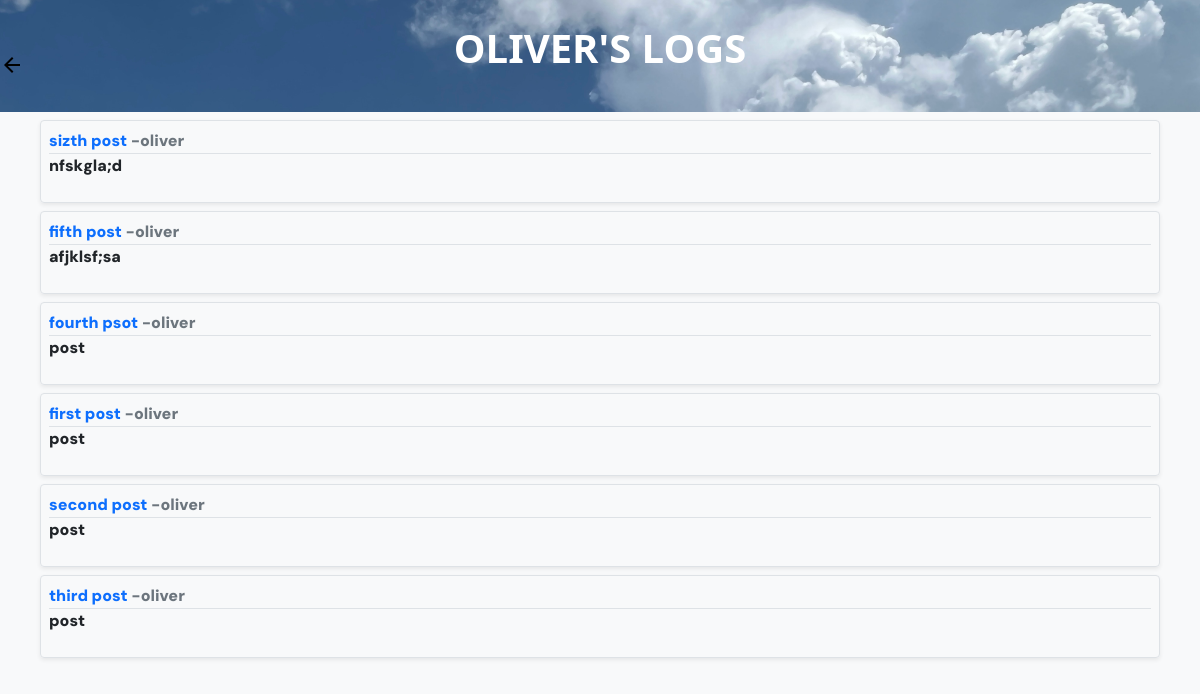
Page /posts/oliver/ on the earlier database version.
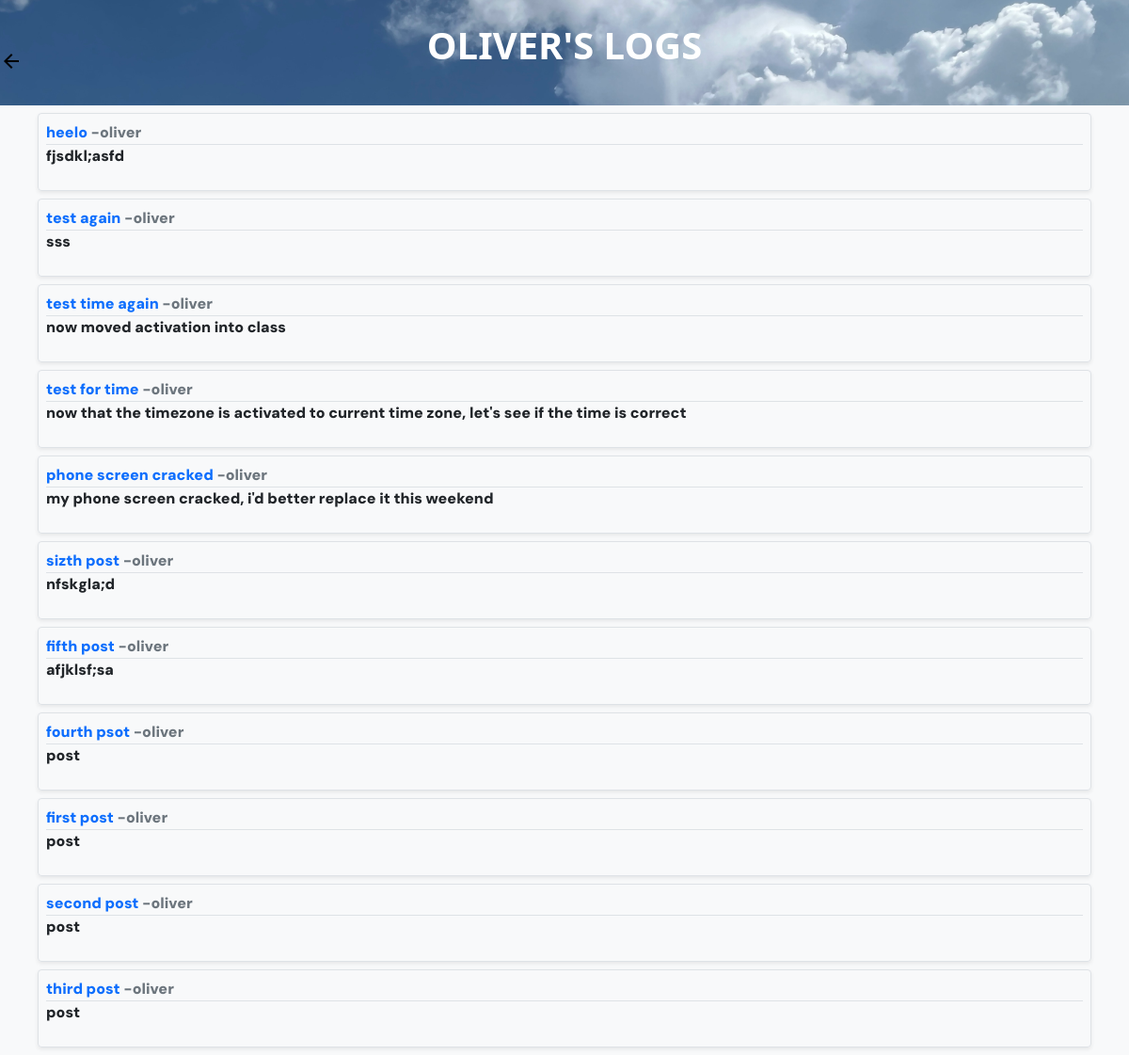
Same page on the later database version.
### post/models.py (models this page shows, shortened)
class Post(models.Model):
    title = models.CharField(max_length=50)
    content = models.TextField()
    date_posted = models.DateTimeField(default=timezone.now)
    author = models.ForeignKey(User, on_delete=models.CASCADE)

### post/views.py (the view)
# urls.py: path('posts/<username>/', post_views.UserPostListView.as_view(), name='user_posts'),
class UserPostListView(ListView):
    model = Post
    context_object_name = 'posts'
    template_name = 'post/user_posts.html'
    def get_queryset(self) -> QuerySet[Any]:
        user = get_object_or_404(User, username = self.kwargs.get('username'))
        return Post.objects.filter(author = user).order_by('-date_posted')

### post/templates/post/user_posts.html (shortened to what this page needs)
{% extends "base.html" %}
{% load static %}
{% block href %}
<a class="position-absolute start-0" href="{% url 'posts' %} "> <img src="{% static 'seed/icons/arrow_back_icon.svg' %}"></a>
{% endblock %}
{% block content %}
<div class="d-flex flex-column">
    {% for post in posts %}
    <div class="rounded border p-2 mb-2 shadow-sm">
        <a href="{%url 'post_detail' post.id%}">{{ post.title }}</a>
        <a class="text-muted" href="{%url 'user_posts' post.author.username%}">-{{ post.author }}</a>
        <p class="border-top" >{{post.content|truncatechars:100}} </p>
    </div>
    {% endfor %}
</div>
{% endblock %}

Differences in the rows shown:
added Post: title "heelo", author "oliver", content "fjsdkl;asfd"
added Post: title "test again", author "oliver", content "sss"
added Post: title "test time again", author "oliver", content "now moved activation into class"
added Post: title "test for time", author "oliver", content "now that the timezone is activated to current time zone, let's see if the time is correct"
added Post: title "phone screen cracked", author "oliver", content "my phone screen cracked, i'd better replace it this weekend"
